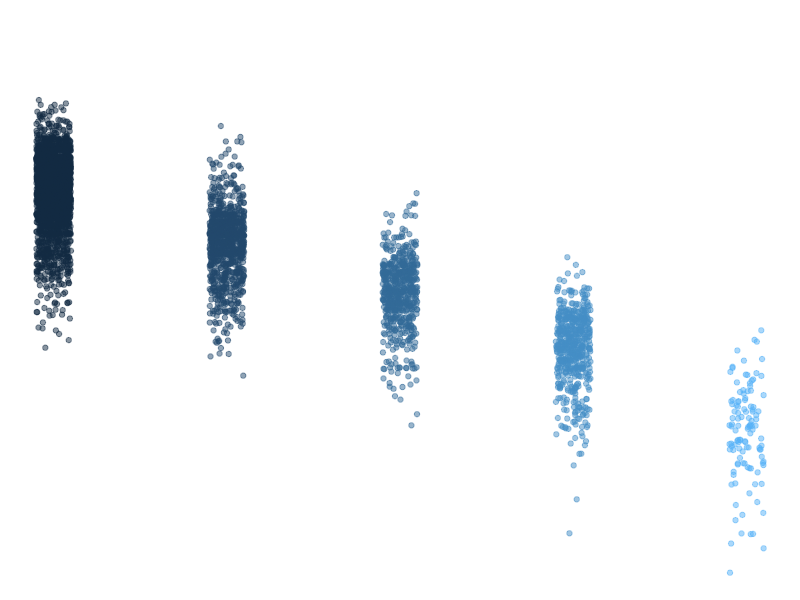

The R script that drew this image:
## ---- chunk 1
knitr::opts_chunk$set(echo = TRUE)
library(tidyverse)
## ---- chunk 2
summary(storms) #fixed issue 1
## ---- chunk 3
names(storms) #names function fixed
## ---- chunk 4
ggplot(data = storms, aes(x = category, y = pressure)) +
  geom_jitter(width = 0.1, 
              alpha = 0.5,
              aes(color = category),
              show.legend = FALSE) +
  labs(x = "StorM CategorRY", 
       y = "Air pressure at storm center (millibars)"
       ) +
  theme_void()
